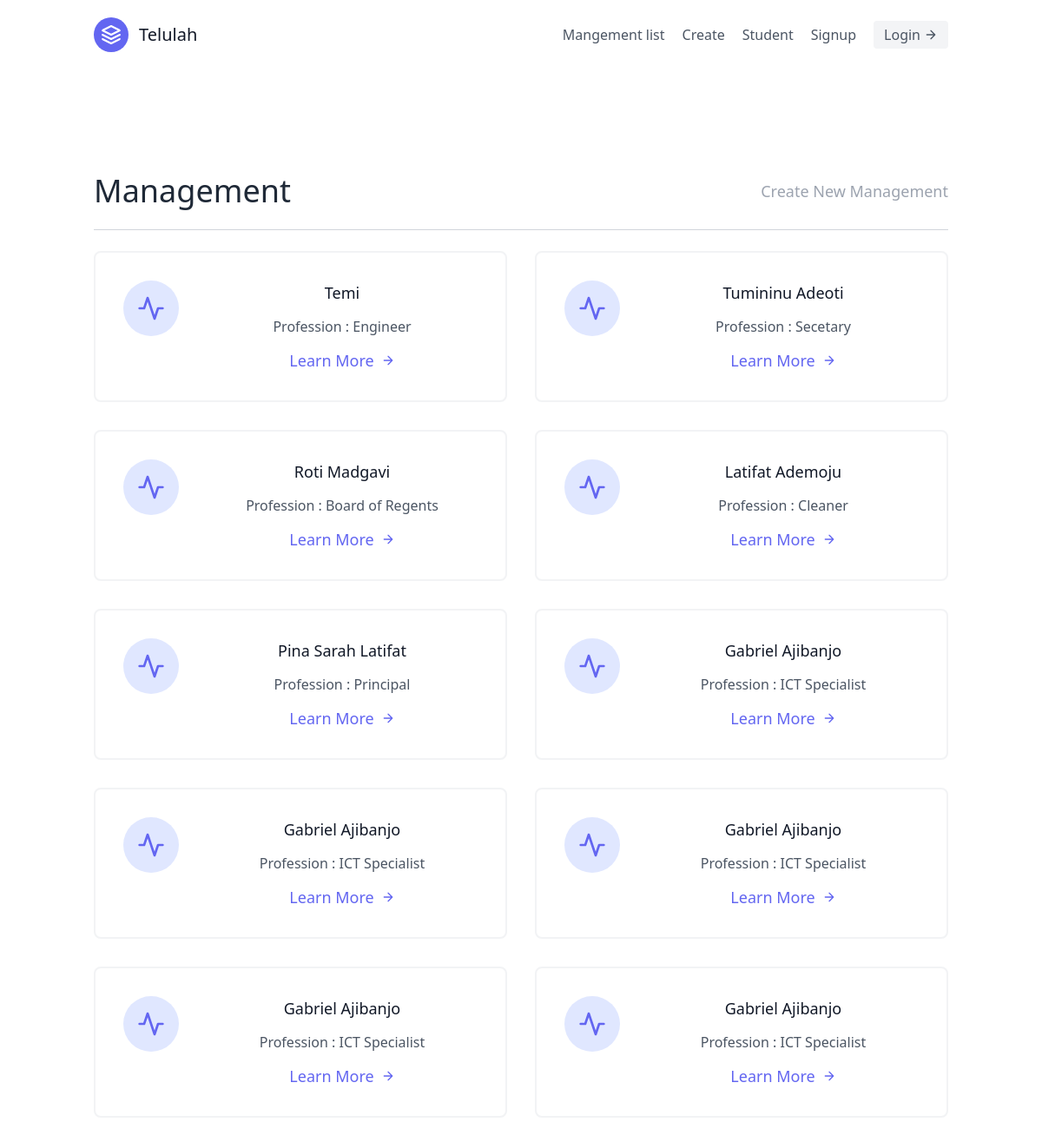
The app's page /app/ with its own data.
### app/models.py (models this page shows, shortened)
class Management(models.Model):
    user = models.ForeignKey(User, on_delete=models.CASCADE, null=True)
    name = models.CharField(max_length=20)
    email = models.EmailField(max_length=25, unique=True)
    profession = models.CharField(choices=PROFESSION, max_length=100)
    date_of_employment = models.DateField(max_length=20, null=True)

### app/views.py (the view)
# urls.py: path('', home_page, name='home'),
def home_page(request):
    model = Management.objects.all()
    context = {
        'user': model
    }
    return render(request, 'index.html', context=context)

### app/templates/index.html (shortened to what this page needs)
{% extends "base.html" %}
{% block content %}
<div class="text-center text-lg font-normal">
<section class="text-gray-600 body-font">
  <div class="container px-5 py-24 mx-auto flex flex-wrap">
  <div class="w-full mb-6 py-6 flex justify-between items-center border-b border-gray-300">
    <div>
        <h1 class="text-4xl text-gray-800">Management</h1>
    </div>
    <div>
        <a class="text-gray-400 hover:text-blue-300" href='{%url 'apps:create'%}' class="mr-6 hover:text-gray-900 font-bold text-xl left-10">Create New Management</a>
    </div>
  </div>
    <div class="flex flex-wrap -m-4">
    {% for user in user %}
      <div class="p-4 lg:w-1/2 md:w-full">
        <div class="flex border-2 rounded-lg border-gray-200 border-opacity-50 p-8 sm:flex-row flex-col">
          <div class="w-16 h-16 sm:mr-8 sm:mb-0 mb-4 inline-flex items-center justify-center rounded-full bg-indigo-100 text-indigo-500 flex-shrink-0">
            <svg fill="none" stroke="currentColor" stroke-linecap="round" stroke-linejoin="round" stroke-width="2" class="w-8 h-8" viewBox="0 0 24 24">
              <path d="M22 12h-4l-3 9L9 3l-3 9H2"></path>
            </svg>
          </div>
          <div class="flex-grow">
            <h2 class="text-gray-900 text-lg title-font font-medium mb-3">{{user.name}}</h2>
            <p class="leading-relaxed text-base">Profession : {{user.profession}}</p>
            <a href='{% url 'apps:detail' user.pk%}' class="mt-3 text-indigo-500 inline-flex items-center">Learn More
              <svg fill="none" stroke="currentColor" stroke-linecap="round" stroke-linejoin="round" stroke-width="2" class="w-4 h-4 ml-2" viewBox="0 0 24 24">
                <path d="M5 12h14M12 5l7 7-7 7"></path>
              </svg>
            </a>
          </div>
        </div>
      </div>
    {% endfor %}
    </div>
  </div>
</section>
{% endblock content %}

### app/templates/base.html (shortened to what this page needs)
{%load static %}
<!DOCTYPE html>
<html>
    <head>
        <script src="https://cdn.tailwindcss.com?plugins=forms,typography,aspect-ratio,line-clamp"></script>
        <link rel="stylesheet" href="{% static 'css/style.css'%}">
    </head>
    <body>
        {%include 'navbar.html'%}
        {% block content %}
        {% endblock content %}
    </body>
</html>

### app/templates/navbar.html
<header class="text-gray-600 body-font">
  <div class="container mx-auto flex flex-wrap p-5 flex-col md:flex-row items-center">
    <a href='/'class="flex title-font font-medium items-center text-gray-900 mb-4 md:mb-0">
      <svg xmlns="http://www.w3.org/2000/svg" fill="none" stroke="currentColor" stroke-linecap="round" stroke-linejoin="round" stroke-width="2" class="w-10 h-10 text-white p-2 bg-indigo-500 rounded-full" viewBox="0 0 24 24">
        <path d="M12 2L2 7l10 5 10-5-10-5zM2 17l10 5 10-5M2 12l10 5 10-5"></path>
      </svg>
      <span class="ml-3 text-xl">Telulah</span>
    </a>
    <nav class="md:ml-auto flex flex-wrap items-center text-base justify-center">
      <a href='{% url 'apps:home' %}' class="mr-5 hover:text-gray-900">Mangement list</a>
      <a href='{%url 'apps:create'%}' class="mr-5 hover:text-gray-900">Create</a>
      <a href='{% url 'apps:stu' %}' class="mr-5 hover:text-gray-900">Student</a>
      {% if not request.user.is_authenticated %}
      <a href="{% url 'signup'%}" class="mr-5 hover:text-gray-900">Signup</a>
      {% endif %}
    </nav>
    {% if request.user.is_authenticated %}
       logged in: {{request.user.username}}
      <button class="ml-3 inline-flex items-center bg-gray-100 border-0 py-1 px-3 focus:outline-none hover:bg-gray-200 rounded text-base mt-4 md:mt-0"><a href="{% url 'logout'%}">Logout</a>
      <svg fill="none" stroke="currentColor" stroke-linecap="round" stroke-linejoin="round" stroke-width="2" class="w-4 h-4 ml-1" viewBox="0 0 24 24">
        <path d="M5 12h14M12 5l7 7-7 7"></path>
      </svg>
    </button>
    {%else%}
    <button class="inline-flex items-center bg-gray-100 border-0 py-1 px-3 focus:outline-none hover:bg-gray-200 rounded text-base mt-4 md:mt-0"><a href="{% url 'login' %}">Login</a>
      <svg fill="none" stroke="currentColor" stroke-linecap="round" stroke-linejoin="round" stroke-width="2" class="w-4 h-4 ml-1" viewBox="0 0 24 24">
        <path d="M5 12h14M12 5l7 7-7 7"></path>
      </svg>
    </button>
    {% endif %}
  </div>
</header>

### records on screen
Management: name "Temi", profession "Engineer"
Management: name "Tumininu Adeoti", profession "Secetary"
Management: name "Roti Madgavi", profession "Board of Regents"
Management: name "Latifat Ademoju", profession "Cleaner"
Management: name "Pina Sarah Latifat", profession "Principal"
Management: name "Gabriel Ajibanjo", profession "ICT Specialist"
Management: name "Gabriel Ajibanjo", profession "ICT Specialist"
Management: name "Gabriel Ajibanjo", profession "ICT Specialist"
Management: name "Gabriel Ajibanjo", profession "ICT Specialist"
Management: name "Gabriel Ajibanjo", profession "ICT Specialist"
